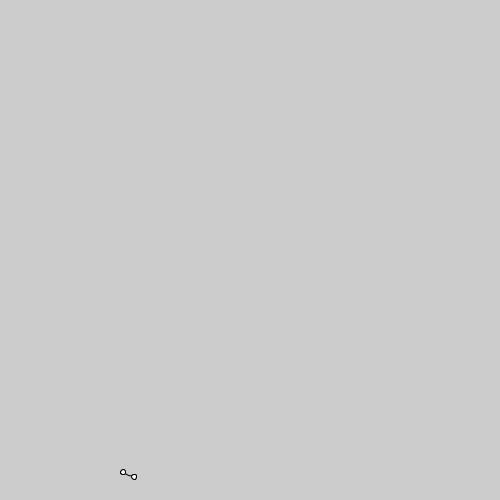
Frame 1 (no input)
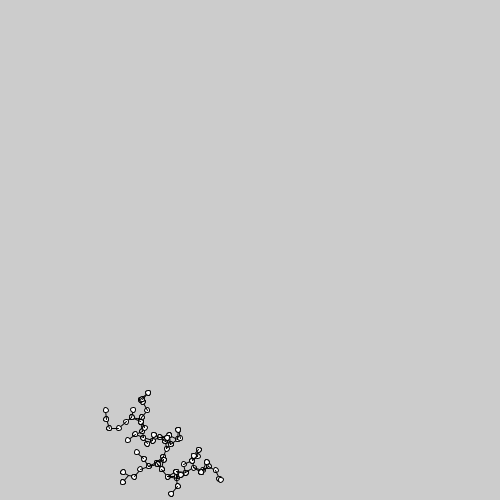
Frame 60 (the mouse pressed at the canvas centre just before this capture)
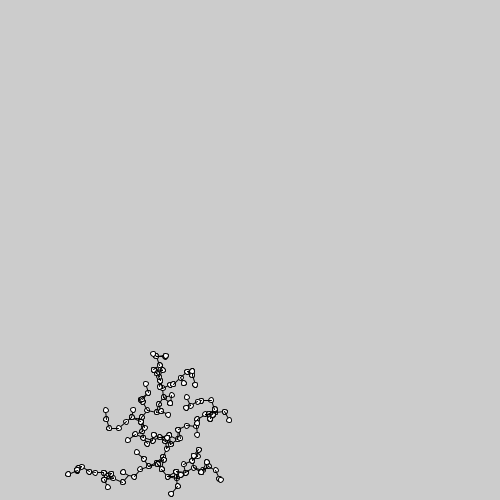
Frame 120 (the mouse held since frame 60 and released just before this capture)

The Processing sketch that drew these frames (run headless with seeded random() and noise(); from frame 60 on, the mouse is pressed at the canvas centre):

// Processing sketch: processing_179625
// ── processing_179625.pde

Cell[] myCells = new Cell[2000];

void setup() {
  size(500, 500);
  for (int i = 0; i < myCells.length; i ++) {
    myCells[i] = new Cell();
  }
}

void draw() {
  //background(255);
  for (int i=0; i< myCells.length; i++) {
    //myCells[i].display();
    myCells[i].update();
  }
  myCells[0].isseed = true;

  for (int i=0; i<myCells.length; i++) {
    if(myCells[i].isseed == false){
      for(int j=0; j<myCells.length;j++){
        if(myCells[j].isseed == true){
          float d;
          d = PVector.dist(myCells[i].location, myCells[j].location);
            if(d < 10){ //distance between cells
              myCells[i].isseed = true;
              line(myCells[i].location.x, myCells[i].location.y, myCells[j].location.x, myCells[j].location.y); //adds lines between ellipse 
              ellipse(myCells[i].location.x, myCells[i].location.y, 5,5);
            }
          }
        }
      }
    }
  }




float speed = 1;
float angle = random(PI); //random angle
class Cell{
  
  PVector location = new PVector();
  PVector velocity = new PVector();
  float dia;
  boolean isseed;
  float cellred, cellgreen, cellblue;
  float lineweight;
   
  
  Cell(){
  
    location = new PVector(random(500), random(500)); //random location in canvas
    dia = 5;
    isseed = false;
    cellred = 255;
    cellgreen = 255;
    cellblue = 255;
    lineweight = 0.1;
  }
  
  void display(){
    stroke(lineweight);
    if(isseed == true){
      fill(255,0,0);
    }
    if(isseed == false){
    fill(cellred,cellgreen,cellblue);
    }
    ellipse(location.x, location.y, dia,dia);
  }
  void update(){
    if(isseed == false){
    velocity = new PVector(random(-1,1),random(-1,1));
    location.add(velocity);
    }
    
  }
}


  
  
    
  
